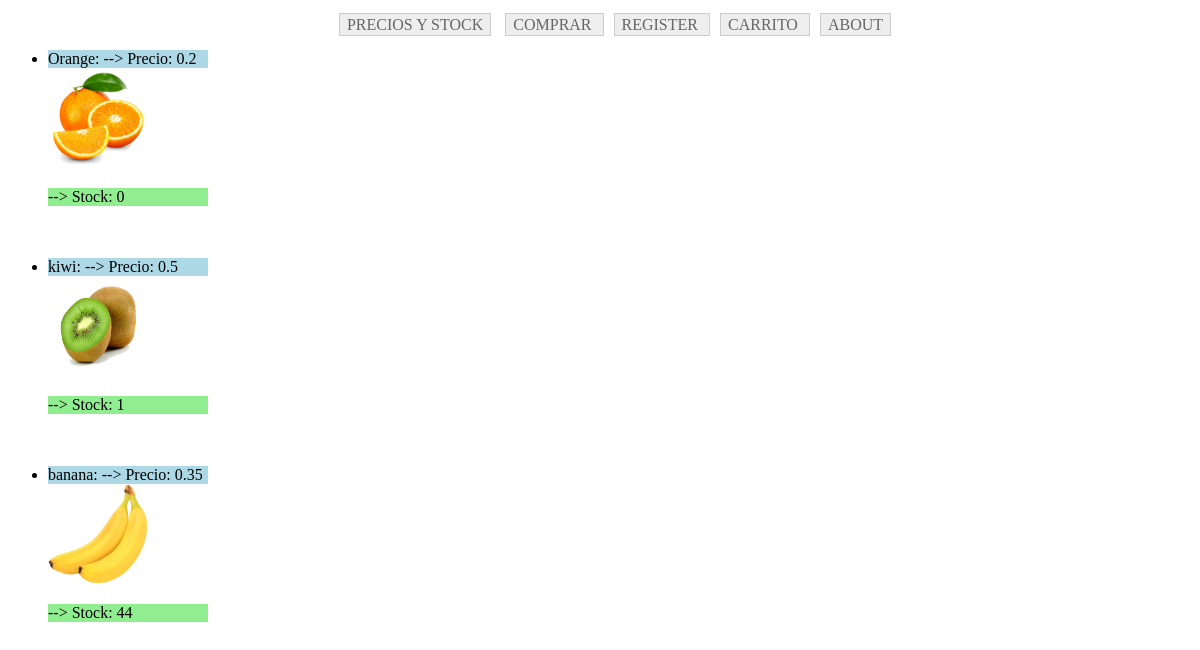
The page /mi_tienda/list on the database as committed earlier.
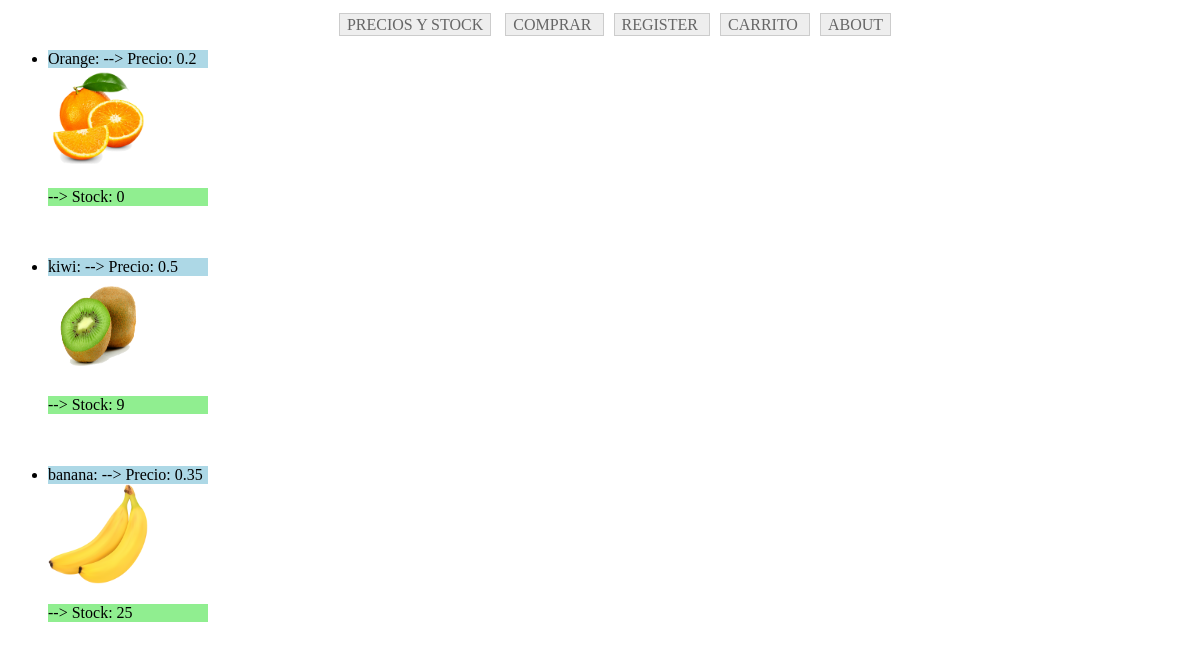
The same page on the database as committed later.
### mi_tienda/models.py (models this page shows, shortened)
class Producto(models.Model):
    nombre = models.CharField(max_length=50)
    stock = models.IntegerField(default=0)
    precio = models.FloatField()
    img = models.CharField(max_length=100)

### mi_tienda/views.py (the view)
# urls.py: path('list', views.list, name='list'),
def list(request):
    prod = Producto.objects.all()
    return render(request, 'listado.html', {'productos':prod})

### mi_tienda/templates/listado.html
    {% extends "indice.html"%}
    {% block content %}
    {% load staticfiles %}
      <ul>
      {% for prod in productos %}
          <div style="color: #000000;">
          <li style=" background-color: lightblue; width: 160px">{{ prod.nombre }}: --> Precio: {{prod.precio}}
          </li>
          <img src="{% static prod.img %}" style="width: 100px; height: 100px;">
          <p style="background-color: lightgreen; width: 160px">  --> Stock: {{prod.stock }} </p>
          <br>
          <br>
          </div>
      {% endfor %}
      </ul>
      {% endblock %}

Rows that differ between the two databases and show on the page:
changed Producto "kiwi": stock "1" → "9"
changed Producto "banana": stock "44" → "25"
